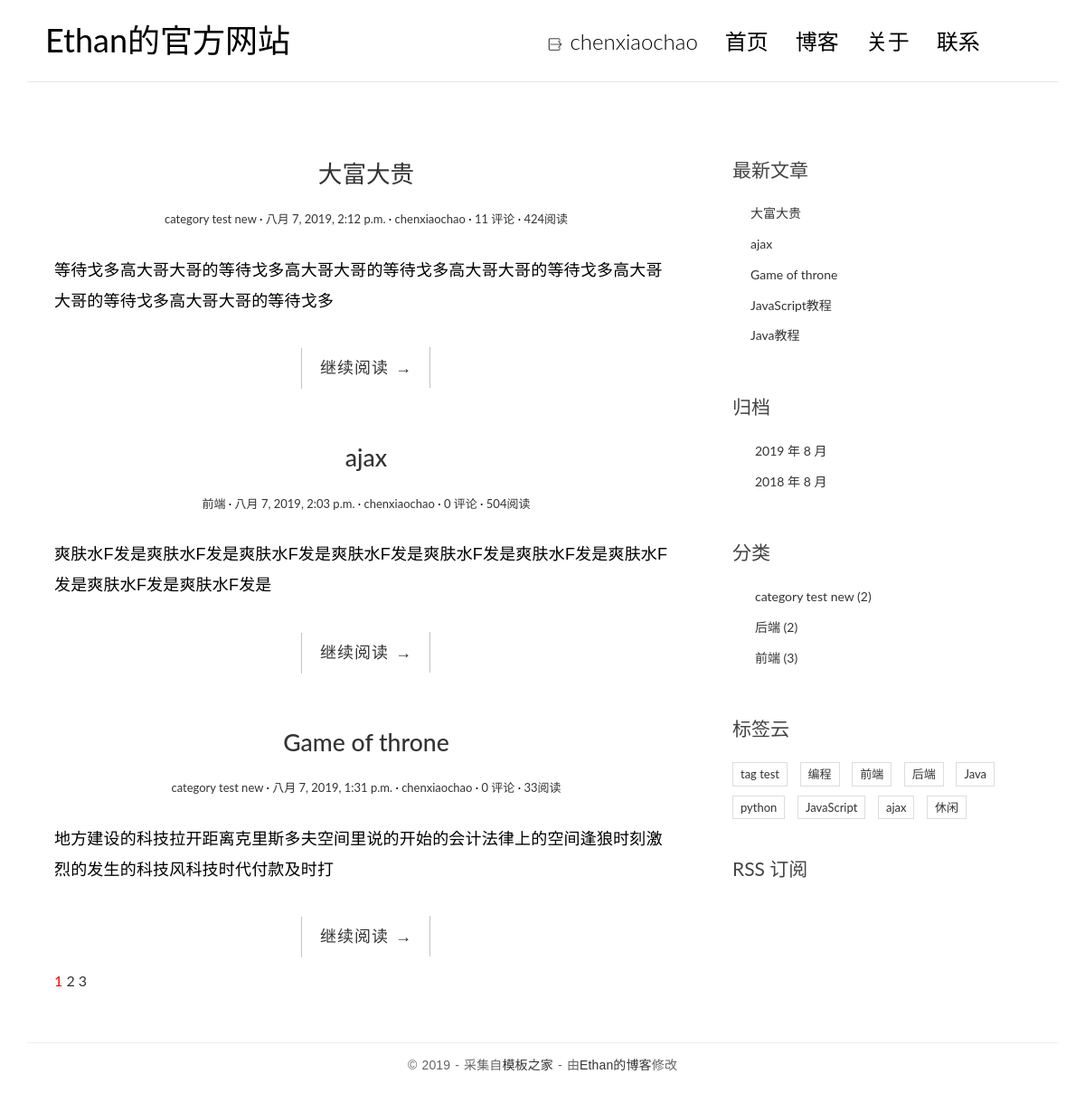
The app's page / (signed in) with its own data.
### blog/models.py (models this page shows, shortened)
class Post(models.Model):
    title = models.CharField(max_length=70, verbose_name='标题')
    body = models.TextField(verbose_name='正文')
    created_time = models.DateTimeField(verbose_name='创建时间')
    modified_time = models.DateTimeField(verbose_name='修改时间')
    excerpt = models.CharField(max_length=200, blank=True, verbose_name='文章摘要')
    category = models.ForeignKey(Category,
                                 on_delete=models.DO_NOTHING)
    tags = models.ManyToManyField(Tag, blank=True, verbose_name='标签')
    author = models.ForeignKey(User, verbose_name='作者',
                               on_delete=models.DO_NOTHING,)
    views = models.PositiveIntegerField(default=0, verbose_name='阅读量')
    def get_absolute_url(self):
        return reverse('blog:detail', kwargs={'pk': self.pk})
    class Meta:
        ordering = ['-created_time', 'title']
        verbose_name_plural = '文章'

class Category(models.Model):
    name = models.CharField(max_length=100, verbose_name='分类')
    class Meta:
        verbose_name_plural = '分类'

class Tag(models.Model):
    name = models.CharField(max_length=100, verbose_name='标签')
    class Meta:
        verbose_name_plural = '标签'

### blog/views.py (the view, shortened to what this page needs)
# urls.py: url(r'^$', views.IndexView.as_view(), name='index'),
class IndexView(ListView):
    model = Post                          # 将model指定为Post，告诉Django我们要获取的模型是Post。
    template_name = 'blog/index.html'     # 指定这个视图渲染的模板。
    context_object_name = 'post_list'     # 指定获取的模型列表数据保存的变量名。这个变量会被传递给模板。
    paginate_by = 3                       # 指定 paginate_by 属性开启分页功能，其值代表每一页包含多少篇文章
    def get_context_data(self, **kwargs):
        context = super().get_context_data(**kwargs)
        paginator = context.get('paginator')
        page = context.get('page_obj')
        is_paginated = context.get('is_paginated')
        pagination_data = self.pagination_data(paginator, page, is_paginated)
        context.update(pagination_data)
        return context
    def pagination_data(self, paginator, page, is_paginated):
        if not is_paginated:
            return {}
        left = []
        right = []
        left_has_more = False
        right_has_more = False
        first = False
        last = False
        page_number = page.number
        total_pages = paginator.num_pages
        page_range = paginator.page_range
        if page_number == 1:
            right = page_range[page_number:page_number + 2]
            if right[-1] < total_pages - 1:
                right_has_more = True
            if right[-1] < total_pages:
                last = True
        elif page_number == total_pages:
            left = page_range[(page_number - 3)if(page_number - 3) > 0 else 0:page_number - 1]
            if left[0] > 2:
                left_has_more = True
            if left[0] > 1:
                first =True
        data = {
            'left': left,
            'right': right,
            'left_has_more': left_has_more,
            'right_has_more': right_has_more,
            'first': first,
            'last': last,
        }
        return data

### blog/templatetags/blog_tags.py (called while the page is built)
@register.simple_tag
def get_recent_posts(num=5):
    return Post.objects.all().order_by('-created_time')[:num]

@register.simple_tag
def archives():               # 归档
    return Post.objects.dates('created_time', 'month', order='DESC')

@register.simple_tag
def get_categories():
    return Category.objects.annotate(num_posts=Count('post')).filter(num_posts__gt=0)

@register.simple_tag
def get_tags():
    return Tag.objects.annotate(num_posts=Count('post')).filter(num_posts__gt=0)

### templates/blog/index.html (shortened to what this page needs)
{% extends 'base.html' %}
{% block main %}
    {% for post in post_list %}
        <article class="post post-{{ post.pk }}">
            <header class="entry-header">
                <h1 class="entry-title">
                    <a href="{{ post.get_absolute_url }}">{{ post.title }}</a>
                </h1>
                <div class="entry-meta">
                    <span class="post-category"><a href="#">{{ post.category.name }}</a></span>
                    <span class="post-date"><a href="#"><time class="entry-date"
                                                              datetime="{{ post.created_time }}">{{ post.created_time }}</time></a></span>
                    <span class="post-author"><a href="#">{{ post.author }}</a></span>
                    <span class="comments-link"><a href="#">{{ post.comment_set.count }} 评论</a></span>
                    <span class="views-count"><a href="{{ post.get_absolute_url }}">{{ post.views }}阅读</a></span>
                </div>
            </header>
            <div class="entry-content clearfix">
                <p>{{ post.excerpt }}</p>
                <div class="read-more cl-effect-14">
                    <a href="{{ post.get_absolute_url }}" class="more-link">继续阅读 <span class="meta-nav">→</span></a>
                </div>
            </div>
        </article>
    {% empty %}
        <div class="no-post">暂时没有发布新的文章！</div>
    {% endfor %}
    {% if is_paginated %}
    <div class="pagination-simple">
        <a href="?Page={{ page_obj.number }}" style="color: red">{{ page_obj.number }}</a>
        {% if right %}
            {% for i in right %}
            <a href="?Page={{ i }}">{{ i }}</a>
            {% endfor%}
        {% endif %}
    </div>
    {% endif %}
{% endblock main %}

### templates/base.html (shortened to what this page needs)
{% load staticfiles %}
{% load blog_tags %}
<!DOCTYPE html>
<html>
<head>
    <link rel="stylesheet" href="http://code.ionicframework.com/ionicons/2.0.1/css/ionicons.min.css">
    <link rel="stylesheet" href="{% static 'blog/css/bootstrap.min.css' %}">
    <link rel="stylesheet" href="{% static 'blog/css/pace.css' %}">
    <link rel="stylesheet" href="{% static 'blog/css/custom.css' %}">
    <link rel="stylesheet" href="{% static 'blog/css/highlights/github.css' %}">
</head>
<body>
<div class="container">
    <header id="site-header">
        <div class="row">
            <div class="col-md-4 col-sm-5 col-xs-8">
                <div class="logo">
                    <h1><a href="{% url 'blog:index' %}"><b>Ethan</b>的官方网站</a></h1>
                </div>
            </div>
            <div class="col-md-8 col-sm-7 col-xs-4">
                <nav class="main-nav" role="navigation">
                    <div class="collapse navbar-collapse" id="bs-example-navbar-collapse-1">
                        <ul class="nav navbar-nav navbar-right">
                            {% if user.is_authenticated %}
                            <li>
                                <a href="{% url 'logout' %}?next={{ request.path }}" onclick="showLogout()">
                                <img width="20px" height="20px" src="{% static 'blog/img/exit.png' %}" alt="">
                                {{ user.username }}
                                </a>
                            </li>
                            {% else %}
                            <li class="cl-effect-11"><a href="{% url 'login' %}?next={{ request.path }}" data-hover="登录">登录</a></li>
                            {% endif %}
                            <li class="cl-effect-11"><a href="{% url 'blog:index' %}" data-hover="首页">首页</a></li>
                            <li class="cl-effect-11"><a href="#" data-hover="博客">博客</a></li>
                            <li class="cl-effect-11"><a href="#" data-hover="关于">关于</a></li>
                            <li class="cl-effect-11"><a href="#" data-hover="联系">联系</a></li>
                        </ul>
                    </div>
                </nav>
            </div>
        </div>
    </header>
</div>
<div class="content-body">
    <div class="container">
        <div class="row">
            <main class="col-md-8">
                {% block main %}
                {% endblock main %}
            </main>
            <aside class="col-md-4">
                <div class="widget widget-recent-posts">
                    <h3 class="widget-title">最新文章</h3>
                    {% get_recent_posts as recent_post_list %}
                    <ul>
                        {% for post in recent_post_list %}
                            <li>
                                <a href="{{ post.get_absolute_url }}">{{ post.title }}</a>
                            </li>
                        {% empty %}
                            暂无文章！
                        {% endfor %}
                    </ul>
                </div>
                <div class="widget widget-archives">
                    <h3 class="widget-title">归档</h3>
                    {% archives as date_list %}
                    <ul>
                        {% for date in date_list %}
                            <li>
                                <a href="{% url 'blog:archives' date.year date.month %}">{{ date.year }}
                                    年 {{ date.month }} 月</a>
                            </li>
                        {% empty %}
                            暂无归档！
                        {% endfor %}
                    </ul>
                </div>
                <div class="widget widget-category">
                    <h3 class="widget-title">分类</h3>
                    {% get_categories as category_list %}
                    <ul>
                        {% for category in category_list %}
                            <li>
                                <a href="{% url 'blog:category' category.pk %}">{{ category.name }} <span
                                        class="post-count">({{ category.num_posts }})</span></a>
                            </li>
                        {% empty %}
                            暂无分类！
                        {% endfor %}
                    </ul>
                </div>
                <div class="widget widget-tag-cloud">
                    <h3 class="widget-title">标签云</h3>
                    {% get_tags as tag_list %}
                    <ul>
                        {% for tag in tag_list %}
                            <li>
                                <a href="{% url 'blog:tag' tag.pk %}">{{ tag.name }}</a>
                            </li>
                        {% empty %}
                            暂无标签！
                        {% endfor %}
                    </ul>
                </div>
                <div class="rss">
                    <a href="{% url 'rss' %}"> RSS 订阅</a>
                </div>
            </aside>
        </div>
    </div>
</div>
<footer id="site-footer">
    <div class="container">
        <div class="row">
            <div class="col-md-12">
                <p class="copyright">&copy 2019 - 采集自<a href="http://www.cssmoban.com/"
                                                        target="_blank" title="模板之家">模板之家</a>
                    - 由<a href="http://www.chenxiaochao.com/" title="网页模板" target="_blank">Ethan的博客</a>修改
                </p>
            </div>
        </div>
    </div>
</footer>
</body>
</html>

### blog/static/blog/css/custom.css (style rules this page uses)
* { outline: none; }
h1, h2, h3, h4, h5, h6 { margin-top: 0; }
b { font-weight: 400; }
a { color: #333; }
body { color: #444; font-family: 'Lato', sans-serif; }
p { font-family: 'Ubuntu', sans-serif; font-weight: 400; word-spacing: 1px; letter-spacing: 0.01em; }
img { max-width: 100%; }
#site-header { background-color: #FFF; padding: 25px 20px; margin-bottom: 40px; border-bottom: 1px solid #e7e7e7; }
.logo h1 a { color: #000; }
.logo h1 { margin: 0; font-family: 'Lato', sans-serif; font-weight: 300; }
.main-nav { margin-top: 11px; max-width: 95%; }
.main-nav a { color: #000000 !important; padding: 0 0 5px 0 !important; margin-right: 30px; font-family: 'Lato', sans-serif; font-weight: 300; font-size: 24px; }
.cl-effect-11 a { padding: 10px 0; color: #0972b4; text-shadow: none; }
.cl-effect-11 a::before { position: absolute; top: 0; left: 0; overflow: hidden; padding: 0 0 5px 0 !important; max-width: 0; border-bottom: 1px solid #000; color: #000; content: attr(data-hover); white-space: nowrap; -webkit-transition: max-width 0.5s; -moz-transition: max-width 0.5s; transition: max-width 0.5s; }
.content-body { padding-bottom: 4em; }
.post { background: #fff; padding: 30px 30px 0; }
.entry-title { text-align: center; font-size: 1.9em; margin-bottom: 20px; line-height: 1.6; padding: 10px 20px 0; }
.entry-meta { text-align: center; color: #DDDDDD; font-size: 13px; margin-bottom: 30px; }
.entry-content { font-size: 18px; line-height: 1.9; font-weight: 300; color: #000; }
.post-category::after, .post-date::after, .post-author::after, .comments-link::after { content: ' ·'; color: #000; }
.read-more { font-family: 'Ubuntu', sans-serif; font-weight: 400; word-spacing: 1px; letter-spacing: 0.01em; text-align: center; margin-top: 20px; }
.cl-effect-14 a { padding: 0 20px; height: 45px; line-height: 45px; position: relative; display: inline-block; margin: 15px 25px; letter-spacing: 1px; font-weight: 400; text-shadow: 0 0 1px rgba(255, 255, 255, 0.3); }
.cl-effect-14 a::before, .cl-effect-14 a::after { position: absolute; width: 45px; height: 1px; background: #C3C3C3; content: ''; -webkit-transition: all 0.3s; -moz-transition: all 0.3s; transition: all 0.3s; pointer-events: none; }
.cl-effect-14 a::before { top: 0; left: 0; -webkit-transform: rotate(90deg); -moz-transform: rotate(90deg); transform: rotate(90deg); -webkit-transform-origin: 0 0; -moz-transform-origin: 0 0; transform-origin: 0 0; }
.cl-effect-14 a::after { right: 0; bottom: 0; -webkit-transform: rotate(90deg); -moz-transform: rotate(90deg); transform: rotate(90deg); -webkit-transform-origin: 100% 0; -moz-transform-origin: 100% 0; transform-origin: 100% 0; }
.widget { background: #fff; padding: 30px 0 0; }
.widget-title { font-size: 1.5em; margin-bottom: 20px; line-height: 1.6; padding: 10px 0 0; font-weight: 400; }
.widget-recent-posts ul { padding: 0; margin: 0; padding-left: 20px; }
.widget-recent-posts ul li { list-style-type: none; position: relative; line-height: 170%; margin-bottom: 10px; }
.widget-recent-posts ul li::before { content: '\f3d3'; font-family: "Ionicons"; position: absolute; left: -17px; top: 3px; font-size: 16px; color: #000; }
.widget-archives ul { padding: 0; margin: 0; padding-left: 25px; }
.widget-archives ul li { list-style-type: none; position: relative; line-height: 170%; margin-bottom: 10px; }
.widget-archives ul li::before { content: '\f3f3'; font-family: "Ionicons"; position: absolute; left: -25px; top: 1px; font-size: 16px; color: #000; }
.widget-category ul { padding: 0; margin: 0; padding-left: 25px; }
.widget-category ul li { list-style-type: none; position: relative; line-height: 170%; margin-bottom: 10px; }
.widget-category ul li::before { content: '\f3fe'; font-family: "Ionicons"; position: absolute; left: -25px; top: 1px; font-size: 18px; color: #000; }
.widget-tag-cloud ul { padding: 0; margin: 0; margin-right: -10px; }
.widget-tag-cloud ul li { list-style-type: none; font-size: 13px; display: inline-block; margin-right: 10px; margin-bottom: 10px; padding: 3px 8px; border: 1px solid #ddd; }
.rss { font-size: 21px; margin-top: 30px; }
.rss a { color: #444; }
#site-footer { padding-top: 10px; padding: 0 0 1.5em 0; }
.copyright { text-align: center; padding-top: 1em; margin: 0; border-top: 1px solid #eee; color: #666; }
.pagination-simple { padding-left: 30px; font-size: 16px; }

### records on screen
Post: title "大富大贵", category.name "category test new", created_time "八月 7, 2019, 2:12 p.m.", author "chenxiaochao", comment_set.count "11", views "424", excerpt "等待戈多高大哥大哥的等待戈多高大哥大哥的等待戈多高大哥大哥的等待戈多高大哥大哥的等待戈多高大哥大哥的等待戈多"
Post: title "ajax", category.name "前端", created_time "八月 7, 2019, 2:03 p.m.", author "chenxiaochao", comment_set.count "0", views "504", excerpt "爽肤水F发是爽肤水F发是爽肤水F发是爽肤水F发是爽肤水F发是爽肤水F发是爽肤水F发是爽肤水F发是爽肤水F发是"
Post: title "Game of throne", category.name "category test new", created_time "八月 7, 2019, 1:31 p.m.", author "chenxiaochao", comment_set.count "0", views "33", excerpt "地方建设的科技拉开距离克里斯多夫空间里说的开始的会计法律上的空间逢狼时刻激烈的发生的科技风科技时代付款及时打"
Post: title "JavaScript教程"
Post: title "Java教程"
Category: name "category test new", num_posts "2"
Category: name "后端", num_posts "2"
Category: name "前端", num_posts "3"
Tag: name "tag test"
Tag: name "编程"
Tag: name "前端"
Tag: name "后端"
Tag: name "Java"
Tag: name "python"
Tag: name "JavaScript"
Tag: name "ajax"
Tag: name "休闲"

### other values on screen
{{ user.username }} "chenxiaochao"
{{ page_obj.number }} "1"
{{ i }} "2" "3"
{{ date.year }} "2019" "2018"
{{ date.month }} "8" "8"
